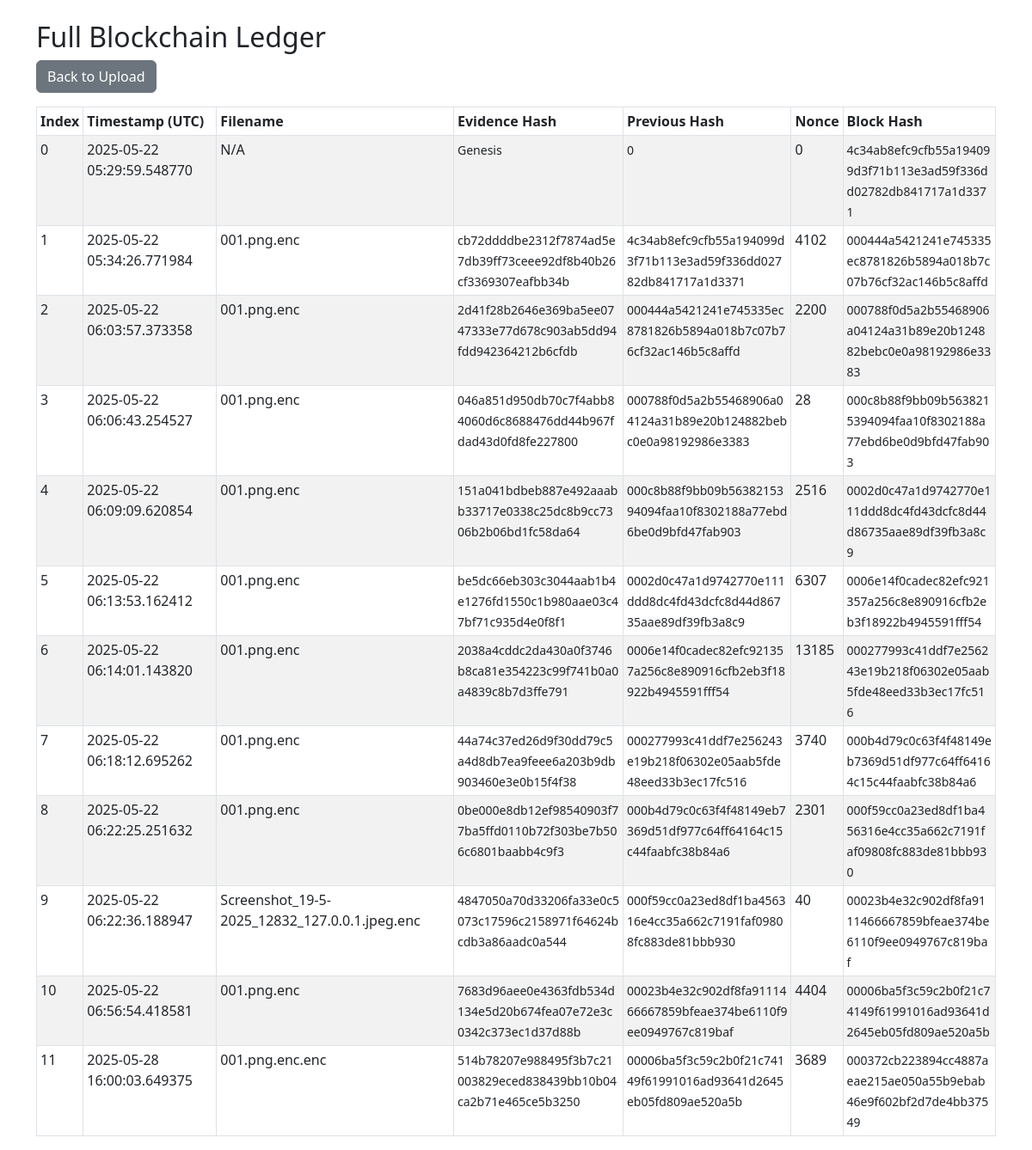
The app's page /chain (signed in) with its own data.
### app.py (models this page shows, shortened)
class BlockModel(db.Model):
    index = db.Column(db.Integer, primary_key=True)
    timestamp = db.Column(db.String(50), nullable=False)
    evidence_hash = db.Column(db.String(64), nullable=False)
    previous_hash = db.Column(db.String(64), nullable=False)
    nonce = db.Column(db.Integer, nullable=False)
    block_hash = db.Column(db.String(64), nullable=False)
    filename = db.Column(db.String(256), nullable=True)

### app.py (the view)
@app.route('/chain')
@login_required
def view_chain():
    blocks = BlockModel.query.order_by(BlockModel.index.asc()).all()
    return render_template('chain.html', chain=blocks)

### app.py (called while the page is built)
@login_manager.user_loader
def load_user(user_id):
    return User.query.get(int(user_id))

### templates/chain.html (shortened to what this page needs)
<!DOCTYPE html>
<html lang="en">
<head>
    <link href="https://cdn.jsdelivr.net/npm/bootstrap@5.3.0/dist/css/bootstrap.min.css" rel="stylesheet" />
</head>
<body>
<div class="container mt-4">
    <h2>Full Blockchain Ledger</h2>
    <a href="{{ url_for('upload_file') }}" class="btn btn-secondary mb-3">Back to Upload</a>
    {% if chain %}
    <table class="table table-striped table-bordered table-sm">
        <thead>
            <tr>
                <th>Index</th>
                <th>Timestamp (UTC)</th>
                <th>Filename</th>
                <th>Evidence Hash</th>
                <th>Previous Hash</th>
                <th>Nonce</th>
                <th>Block Hash</th>
            </tr>
        </thead>
        <tbody>
            {% for block in chain %}
            <tr>
                <td>{{ block.index }}</td>
                <td>{{ block.timestamp }}</td>
                <td>{{ block.filename or 'N/A' }}</td>
                <td><small>{{ block.evidence_hash }}</small></td>
                <td><small>{{ block.previous_hash }}</small></td>
                <td>{{ block.nonce }}</td>
                <td><small>{{ block.block_hash }}</small></td>
            </tr>
            {% endfor %}
        </tbody>
    </table>
    {% else %}
    <p>No blocks found.</p>
    {% endif %}
</div>
</body>
</html>

### templates/chain.html (style rules this page uses)
small { word-break: break-all; }

### records on screen
BlockModel: index "0", timestamp "2025-05-22 05:29:59.548770", filename "N/A", evidence_hash "Genesis", previous_hash "0", nonce "0", block_hash "4c34ab8efc9cfb55a194099d3f71b113e3ad59f336dd02782db841717a1d3371"
BlockModel: index "1", timestamp "2025-05-22 05:34:26.771984", filename "001.png.enc", evidence_hash "cb72ddddbe2312f7874ad5e7db39ff73ceee92df8b40b26cf3369307eafbb34b", previous_hash "4c34ab8efc9cfb55a194099d3f71b113e3ad59f336dd02782db841717a1d3371", nonce "4102", block_hash "000444a5421241e745335ec8781826b5894a018b7c07b76cf32ac146b5c8affd"
BlockModel: index "2", timestamp "2025-05-22 06:03:57.373358", filename "001.png.enc", evidence_hash "2d41f28b2646e369ba5ee0747333e77d678c903ab5dd94fdd942364212b6cfdb", previous_hash "000444a5421241e745335ec8781826b5894a018b7c07b76cf32ac146b5c8affd", nonce "2200", block_hash "000788f0d5a2b55468906a04124a31b89e20b124882bebc0e0a98192986e3383"
BlockModel: index "3", timestamp "2025-05-22 06:06:43.254527", filename "001.png.enc", evidence_hash "046a851d950db70c7f4abb84060d6c8688476dd44b967fdad43d0fd8fe227800", previous_hash "000788f0d5a2b55468906a04124a31b89e20b124882bebc0e0a98192986e3383", nonce "28", block_hash "000c8b88f9bb09b5638215394094faa10f8302188a77ebd6be0d9bfd47fab903"
BlockModel: index "4", timestamp "2025-05-22 06:09:09.620854", filename "001.png.enc", evidence_hash "151a041bdbeb887e492aaabb33717e0338c25dc8b9cc7306b2b06bd1fc58da64", previous_hash "000c8b88f9bb09b5638215394094faa10f8302188a77ebd6be0d9bfd47fab903", nonce "2516", block_hash "0002d0c47a1d9742770e111ddd8dc4fd43dcfc8d44d86735aae89df39fb3a8c9"
BlockModel: index "5", timestamp "2025-05-22 06:13:53.162412", filename "001.png.enc", evidence_hash "be5dc66eb303c3044aab1b4e1276fd1550c1b980aae03c47bf71c935d4e0f8f1", previous_hash "0002d0c47a1d9742770e111ddd8dc4fd43dcfc8d44d86735aae89df39fb3a8c9", nonce "6307", block_hash "0006e14f0cadec82efc921357a256c8e890916cfb2eb3f18922b4945591fff54"
BlockModel: index "6", timestamp "2025-05-22 06:14:01.143820", filename "001.png.enc", evidence_hash "2038a4cddc2da430a0f3746b8ca81e354223c99f741b0a0a4839c8b7d3ffe791", previous_hash "0006e14f0cadec82efc921357a256c8e890916cfb2eb3f18922b4945591fff54", nonce "13185", block_hash "000277993c41ddf7e256243e19b218f06302e05aab5fde48eed33b3ec17fc516"
BlockModel: index "7", timestamp "2025-05-22 06:18:12.695262", filename "001.png.enc", evidence_hash "44a74c37ed26d9f30dd79c5a4d8db7ea9feee6a203b9db903460e3e0b15f4f38", previous_hash "000277993c41ddf7e256243e19b218f06302e05aab5fde48eed33b3ec17fc516", nonce "3740", block_hash "000b4d79c0c63f4f48149eb7369d51df977c64ff64164c15c44faabfc38b84a6"
BlockModel: index "8", timestamp "2025-05-22 06:22:25.251632", filename "001.png.enc", evidence_hash "0be000e8db12ef98540903f77ba5ffd0110b72f303be7b506c6801baabb4c9f3", previous_hash "000b4d79c0c63f4f48149eb7369d51df977c64ff64164c15c44faabfc38b84a6", nonce "2301", block_hash "000f59cc0a23ed8df1ba456316e4cc35a662c7191faf09808fc883de81bbb930"
BlockModel: index "9", timestamp "2025-05-22 06:22:36.188947", filename "Screenshot_19-5-2025_12832_127.0.0.1.jpeg.enc", evidence_hash "4847050a70d33206fa33e0c5073c17596c2158971f64624bcdb3a86aadc0a544", previous_hash "000f59cc0a23ed8df1ba456316e4cc35a662c7191faf09808fc883de81bbb930", nonce "40", block_hash "00023b4e32c902df8fa9111466667859bfeae374be6110f9ee0949767c819baf"
BlockModel: index "10", timestamp "2025-05-22 06:56:54.418581", filename "001.png.enc", evidence_hash "7683d96aee0e4363fdb534d134e5d20b674fea07e72e3c0342c373ec1d37d88b", previous_hash "00023b4e32c902df8fa9111466667859bfeae374be6110f9ee0949767c819baf", nonce "4404", block_hash "00006ba5f3c59c2b0f21c74149f61991016ad93641d2645eb05fd809ae520a5b"
BlockModel: index "11", timestamp "2025-05-28 16:00:03.649375", filename "001.png.enc.enc", evidence_hash "514b78207e988495f3b7c21003829eced838439bb10b04ca2b71e465ce5b3250", previous_hash "00006ba5f3c59c2b0f21c74149f61991016ad93641d2645eb05fd809ae520a5b", nonce "3689", block_hash "000372cb223894cc4887aeae215ae050a55b9ebab46e9f602bf2d7de4bb37549"
